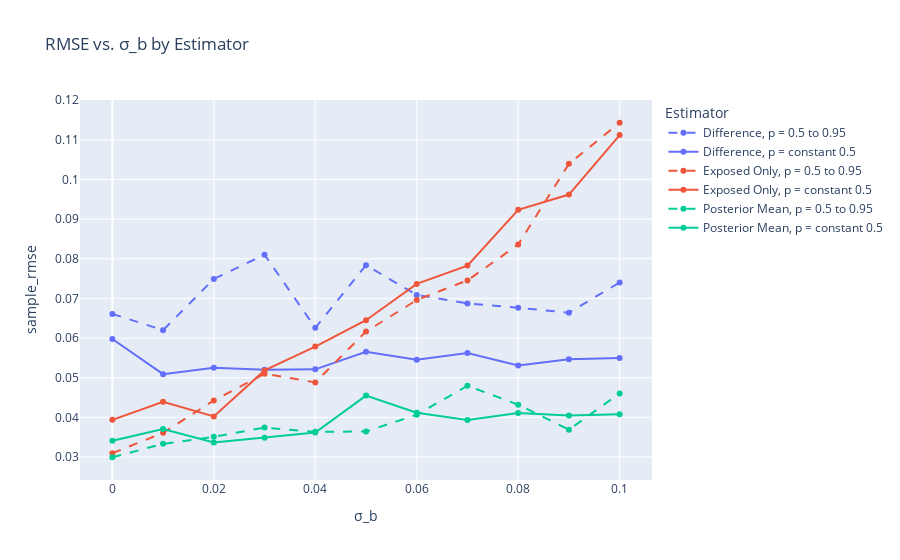

The notebook cell this image was saved under:
### Code cell
import plotly.express as px

# define dash styles for the two p‐settings
dash_map = {"p = constant 0.5": "solid", "p = 0.5 to 0.95": "dash"}

fig_rmse = px.line(
    result_means,
    x="sigma_b",
    y="sample_rmse",
    color="estimator",
    line_dash="p",
    line_dash_map=dash_map,
    markers=True,
    title="RMSE vs. σ_b by Estimator",
    labels={"sigma_b": "σ_b", "pop_rmse": "RMSE"},
)

# keep legend showing only estimator
fig_rmse.update_layout(legend_title_text="Estimator")
fig_rmse.show()

### Figure 1 — Plotly figure (JSON) as saved in the notebook; plotly's stock layout.template omitted (floating-point values rounded to 4 significant figures)
{"data": [{"hovertemplate": "estimator=Difference<br>p=p = 0.5 to 0.95<br>σ_b=%{x}<br>sample_rmse=%{y}<extra></extra>", "legendgroup": "Difference, p = 0.5 to 0.95", "line": {"color": "#636efa", "dash": "dash"}, "marker": {"symbol": "circle"}, "mode": "lines+markers", "name": "Difference, p = 0.5 to 0.95", "orientation": "v", "showlegend": true, "type": "scatter", "x": [0, 0.01, 0.02, 0.03, 0.04, 0.05, 0.06, 0.07, 0.08, 0.09, 0.1], "xaxis": "x", "y": [0.06609, 0.06198, 0.0749, 0.08103, 0.06257, 0.07836, 0.07086, 0.06873, 0.06762, 0.06641, 0.07402], "yaxis": "y"}, {"hovertemplate": "estimator=Difference<br>p=p = constant 0.5<br>σ_b=%{x}<br>sample_rmse=%{y}<extra></extra>", "legendgroup": "Difference, p = constant 0.5", "line": {"color": "#636efa", "dash": "solid"}, "marker": {"symbol": "circle"}, "mode": "lines+markers", "name": "Difference, p = constant 0.5", "orientation": "v", "showlegend": true, "type": "scatter", "x": [0, 0.01, 0.02, 0.03, 0.04, 0.05, 0.06, 0.07, 0.08, 0.09, 0.1], "xaxis": "x", "y": [0.05977, 0.0509, 0.0525, 0.05201, 0.0521, 0.05652, 0.05454, 0.05624, 0.05309, 0.05468, 0.055], "yaxis": "y"}, {"hovertemplate": "estimator=Exposed Only<br>p=p = 0.5 to 0.95<br>σ_b=%{x}<br>sample_rmse=%{y}<extra></extra>", "legendgroup": "Exposed Only, p = 0.5 to 0.95", "line": {"color": "#EF553B", "dash": "dash"}, "marker": {"symbol": "circle"}, "mode": "lines+markers", "name": "Exposed Only, p = 0.5 to 0.95", "orientation": "v", "showlegend": true, "type": "scatter", "x": [0, 0.01, 0.02, 0.03, 0.04, 0.05, 0.06, 0.07, 0.08, 0.09, 0.1], "xaxis": "x", "y": [0.03095, 0.03609, 0.04426, 0.05099, 0.04882, 0.06164, 0.06958, 0.07454, 0.08358, 0.1039, 0.1143], "yaxis": "y"}, {"hovertemplate": "estimator=Exposed Only<br>p=p = constant 0.5<br>σ_b=%{x}<br>sample_rmse=%{y}<extra></extra>", "legendgroup": "Exposed Only, p = constant 0.5", "line": {"color": "#EF553B", "dash": "solid"}, "marker": {"symbol": "circle"}, "mode": "lines+markers", "name": "Exposed Only, p = constant 0.5", "orientation": "v", "showlegend": true, "type": "scatter", "x": [0, 0.01, 0.02, 0.03, 0.04, 0.05, 0.06, 0.07, 0.08, 0.09, 0.1], "xaxis": "x", "y": [0.03937, 0.04392, 0.04024, 0.05183, 0.05786, 0.06449, 0.07366, 0.07827, 0.09235, 0.09619, 0.1112], "yaxis": "y"}, {"hovertemplate": "estimator=Posterior Mean<br>p=p = 0.5 to 0.95<br>σ_b=%{x}<br>sample_rmse=%{y}<extra></extra>", "legendgroup": "Posterior Mean, p = 0.5 to 0.95", "line": {"color": "#00cc96", "dash": "dash"}, "marker": {"symbol": "circle"}, "mode": "lines+markers", "name": "Posterior Mean, p = 0.5 to 0.95", "orientation": "v", "showlegend": true, "type": "scatter", "x": [0, 0.01, 0.02, 0.03, 0.04, 0.05, 0.06, 0.07, 0.08, 0.09, 0.1], "xaxis": "x", "y": [0.02994, 0.03331, 0.0351, 0.03742, 0.03634, 0.03644, 0.04066, 0.04797, 0.04319, 0.0369, 0.04604], "yaxis": "y"}, {"hovertemplate": "estimator=Posterior Mean<br>p=p = constant 0.5<br>σ_b=%{x}<br>sample_rmse=%{y}<extra></extra>", "legendgroup": "Posterior Mean, p = constant 0.5", "line": {"color": "#00cc96", "dash": "solid"}, "marker": {"symbol": "circle"}, "mode": "lines+markers", "name": "Posterior Mean, p = constant 0.5", "orientation": "v", "showlegend": true, "type": "scatter", "x": [0, 0.01, 0.02, 0.03, 0.04, 0.05, 0.06, 0.07, 0.08, 0.09, 0.1], "xaxis": "x", "y": [0.03411, 0.03706, 0.03367, 0.03484, 0.03618, 0.04549, 0.04115, 0.03933, 0.0411, 0.04048, 0.04077], "yaxis": "y"}], "layout": {"legend": {"title": {"text": "Estimator"}, "tracegroupgap": 0}, "title": {"text": "RMSE vs. σ_b by Estimator"}, "xaxis": {"anchor": "y", "domain": [0, 1], "title": {"text": "σ_b"}}, "yaxis": {"anchor": "x", "domain": [0, 1], "title": {"text": "sample_rmse"}}}}
